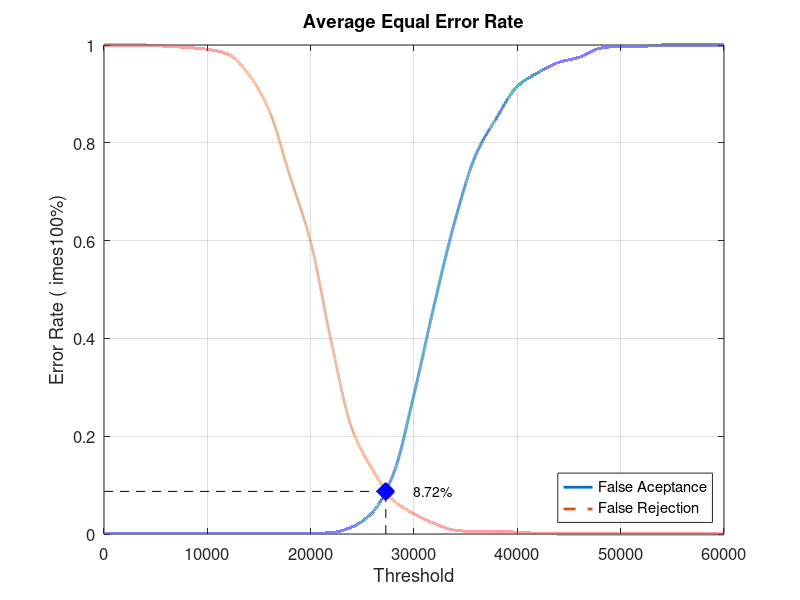
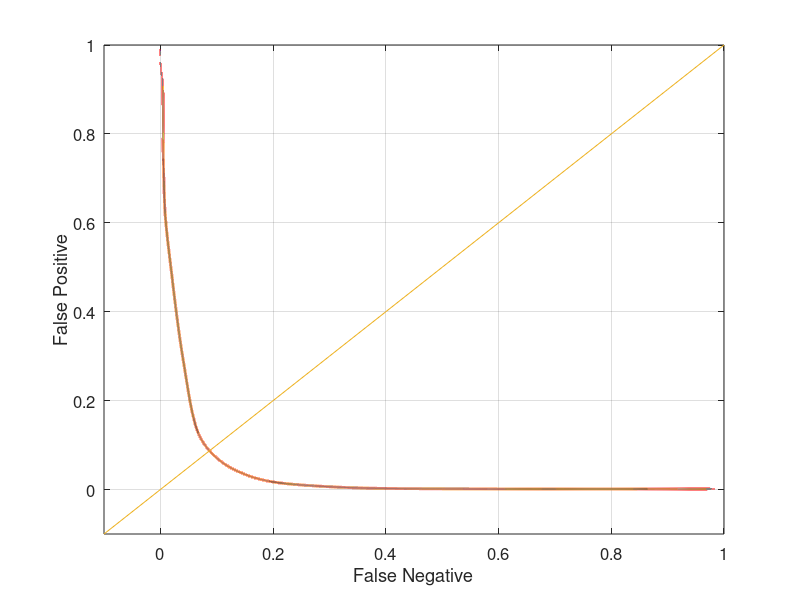

Write the MATLAB code that produced these figures, in order.
close all;
clear;
clc;
x = 0:2000:60000;
xq = 0:0.5:60000;

y0 = [0 0.00131579 0.00131579 0.00131579 0.00131579 0.00131579 0.00131579 0.00131579 0.00131579 0.00131579 0.00131579 0.00263158 0.0144737 0.0447368 0.122368 0.285526 0.472368 0.643421 0.776316 0.851316 0.915789 0.943421 0.964474 0.975 0.993421 0.997368 0.997368 1 1 1 1]
yy0 = interp1(x, y0, xq, 'pchip');
y1 = [1 1 1 0.9975 0.995 0.99125 0.98125 0.94 0.865 0.73125 0.5975 0.3925 0.215 0.13125 0.06875 0.04125 0.02125 0.0075 0.005 0.005 0.00375 0.00125 0 0 0 0 0 0 0 0 0]
yy1 = interp1(x, y1, xq, 'pchip');

% Calculating EER: 
y2 = abs(y0 - y1);
find(y2 == min(y2))
yy2 = abs(yy0 - yy1);
xEER = find(yy2 == min(yy2));
xEERIndex = xq(xEER) % X-axis EER
yEER = yy0(xEER) % Y-axis EER

main = figure
plot(xq, yy0,'-','LineWidth', 2);	hold on
plot(xq, yy1,'--','LineWidth', 2);	hold on
plot([xEERIndex xEERIndex], [0 yEER], 'k--');	hold on
plot([0 xEERIndex], [yEER yEER], 'k--');	hold on
plot(xEERIndex, yEER, 'bx', 'LineWidth', 10);	hold on
text(xEERIndex + 10 * xEERIndex / 100, yEER, [num2str(round((10000 * yEER)) / 100) '%'])
legend('False Aceptance', 'False Rejection', 'Location', 'SouthEast')
xlabel('Threshold')
ylabel('Error Rate (	imes100%)')
title('Average Equal Error Rate')
set(gca, 'FontSize', 12)
axis([0 60000 0 1])
grid on

print(main, 'Experiment3AverageMain', '-dpng');
FNRxFPR = figure('Color', [1 1 1]);
plot(yy1, yy0, '-', yy1, yy0, 'LineWidth', 2);
hold on
y = -0.1:0.1:1
plot(y, y); 
set(gca, 'FontSize', 12)
xlabel('False Negative')
ylabel('False Positive')
axis([-0.1 1 -0.1 1])
set(gca, 'FontSize', 12)
grid on

print(FNRxFPR, 'Experiment3AverageFNRxFPR','-dpng');
